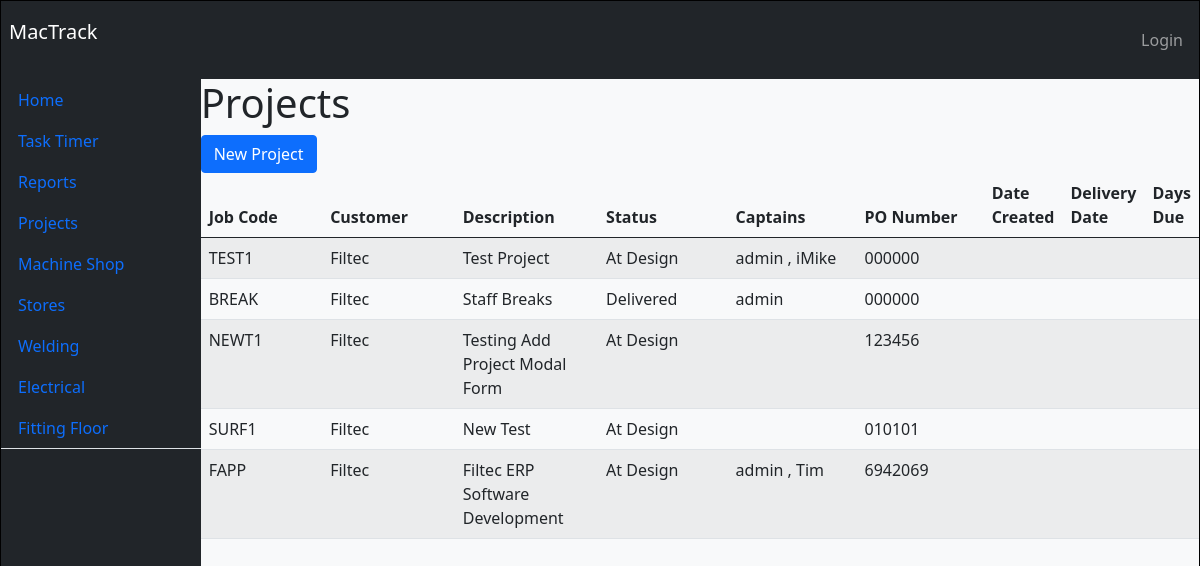
/projects/, run on the app's committed database.
### projects/models.py (models this page shows, shortened)
class Project(models.Model):
    PROJECT_STATUS = [
        ("Des", "At Design"),
        ("Prod", "In Production"),
        ("Hold", "On Hold"),
        ("Assy", "At Assembly"),
        ("Awt", "Awaiting Delivery"),
        ("Del", "Delivered"),
        ("Can", "Cancelled"),
    ]
    customer = models.ForeignKey(Customer, on_delete=models.RESTRICT)
    description = models.CharField(max_length=144)
    is_high_priority = models.BooleanField(default=False)
    is_active = models.BooleanField(default=True)
    job_code = models.CharField(max_length=8, primary_key=True, blank=False, null=False)
    status = models.CharField(max_length=4, default="Des", choices=PROJECT_STATUS, null=False, blank=False)
    created_by = models.ForeignKey(User, on_delete=models.RESTRICT)
    project_captains = models.ManyToManyField(User, related_name="projects")
    purchase_order_number = models.CharField(max_length=24)

class Customer(models.Model):
    name = models.CharField(max_length=40, blank=False, null=False)
    code = models.CharField(max_length=8, blank=False, null=False, unique=True)
    phone_number = models.CharField(max_length=13, blank=True, null=True)
    fax_number = models.CharField(max_length=13, blank=True, null=True)
    email = models.EmailField(blank=True, null=True)
    contact_person = models.CharField(max_length=40, blank=True, null=True)
    def __str__(self):
        return self.name

### projects/views.py (the view)
# urls.py: path("", views.projects_landing_page, name="Projects_Page"),
def projects_landing_page(request):
    projects = Project.objects.all()
    context = {
        "projects_form": ProjectForm,
        "projects": projects
    }
    return render(request, "projects/projectsPage.html", context)

### projects/templates/projects/projectsPage.html (shortened to what this page needs)
{% extends 'main/base.html' %}
{% block content %}
<h1>Projects</h1>
<span class="addProject">
    <button
        id="addProject"
        class="btn btn-m btn-primary"
        type="button"
        data-bs-toggle="modal"
        data-bs-target="#addProjectModal"
        hx-get="{% url 'Create_Project' %}"
        hx-target="#dialog"
        hx-swap="innerHtml"
        >
        New Project
    </button>
</span>
<div class="projectTable">
    {% include 'partials/projectsTable.html' %}
</div>
{% endblock content %}

### main/templates/main/base.html (shortened to what this page needs)
<!DOCTYPE html>
<html lang="en">
<head>
    <link href="https://cdn.jsdelivr.net/npm/bootstrap@5.0.2/dist/css/bootstrap.min.css" rel="stylesheet">
    <link href="https://cdnjs.cloudflare.com/ajax/libs/select2/4.0.13/css/select2.min.css" rel="stylesheet" />
</head>
<body id="body" style="border: 1px solid black;" class="container-fluid g-0 vh-100">
    <div class="nav">
        {% include "main/navbar.html" %}
    </div>
    <div class="container-fluid g-0 " >
        <div class="row container-fluid g-0 vh-100"  >
            <div class="col-2  bg-dark">
                <div class="sideMenu mh-100 g-0">
                    {% include 'main/sideMenu.html' %}
                </div>
            </div>
            <div id="content" class="col-10 bg-light" >
                {% block content %}
                {% endblock content %}
            </div>
        </div>
    </div>
</body>
</html>

### main/templates/main/navbar.html (shortened to what this page needs)
<nav class="navbar  container-fluid navbar-expand-lg navbar-dark bg-dark">
    <ul class="navbar-nav container-fluid d-flex justify-content p-2 ">
        <li class="nav-item  me-auto mb-3">
            <a class="navbar-brand" href="{% url 'Home' %}">MacTrack</a>
        </li>
        {% if request.user.username %}
        <li class="nav-item">
            <a class="nav-link" href="{% url 'User_Profile' request.user.username %}" tabindex="-1" aria-disabled="true">{{ request.user.username }}</a>
        </li>
        <li class="nav-item ">
            <a class="nav-link" href="{% url 'Logout' %}" tabindex="-1" aria-disabled="true">Logout</a>
        </li>
        {% else %}
        <li class="nav-item ms-auto">
            <a class="nav-link" href="{% url 'Login' %}" tabindex="-1" aria-disabled="true">Login</a>
        </li>
        {% endif %}
    </ul>
</nav>

### main/templates/main/sideMenu.html
        <ul class="nav nav-tabs flex-column flex-column navbar-dark">
            <li class="nav-item">
                <a class="nav-link " aria-current="page" href="#">Home</a>
            </li>
            <li class="nav-item">
                <a class="nav-link" href="{% url 'Task_Timer' %}">Task Timer</a>
            </li>
            <li class="nav-item">
                <a class="nav-link" href="{% url 'Task_Timer_Reports' %}">Reports</a>
            </li>
            <li class="nav-item">
                <a class="nav-link" href="{% url 'Projects_Page' %}">Projects</a>
            </li>
            <li class="nav-item">
                <a class="nav-link" href="#">Machine Shop</a>
            </li>
            <li class="nav-item">
                <a class="nav-link" href="#">Stores</a>
            </li>
            <li class="nav-item">
                <a class="nav-link" href="#">Welding</a>
            </li>
            <li class="nav-item">
                <a class="nav-link" href="#">Electrical</a>
            </li>
            <li class="nav-item">
                <a class="nav-link" href="#">Fitting Floor</a>
            </li>
        </ul>

### projects/templates/partials/projectsTable.html
<table class="table table-striped table-hover">
    <thead>
        <tr>
            <th>Job Code</th>
            <th>Customer</th>
            <th>Description</th>
            <th>Status</th>
            <th>Captains</th>
            <th>PO Number</th>
            <th>Date Created</th>
            <th>Delivery Date</th>
            <th>Days Due</th>
        </tr>
    </thead>
    <tbody>
        {% for project in projects %}
            {% include 'partials/projectRow.html' %}
        {% empty %}
        <tr>
            <td>
                There are no projects currently
            </td>
        </tr>
        {% endfor %}
    </tbody>
</table>

### projects/templates/partials/projectRow.html (shortened to what this page needs)
<tr id="project_{{ project.id }}">
    <td id="job_code_{{ project.id }}" class="col-2 project_job_code editable" scope="col ">
      {{ project.job_code }}
    </td>
    <td id="customer_{{ project.id }}" class="col-2 project_customer editable" scope="col ">
      {{ project.customer }}
    </td>
    <td id="description_{{ project.id }}" class="col-2 project_description editable" scope="col ">
      {{ project.description }}
    </td>
    <td id="status_{{ project.id }}" class="col-2 project_status editable" scope="col ">
      {{ project.get_status_display }}
    </td>
    <td id="captains_{{ project.id }}" class="col-2 project_captains editable" scope="col ">
        {% for captain in project.project_captains.all %}
            {% if not forloop.first %}, {% endif %}
            {{ captain.username }}
        {% endfor %}
    </td>
    <td id="purchase_order_number_{{ project.id }}" class="col-2 project_purchase_order_number editable" scope="col ">
      {{ project.purchase_order_number }}
    </td>
    <td id="date_created_{{ project.id }}" class="col-2 project_created_date" scope="col">
    </td>
    <td id="delivery_date_{{ project.id }}" class="col-2 project_delivery_date" scope="col">
    </td>
    <td id="days_due_{{ project.id }}" class="col-2 project_days_due" scope="col">
    </td>
</tr>

### data on the page
Project: job_code "TEST1", customer "Filtec", description "Test Project", status "At Design", purchase_order_number "000000"
Project: job_code "BREAK", customer "Filtec", description "Staff Breaks", status "Delivered", purchase_order_number "000000"
Project: job_code "NEWT1", customer "Filtec", description "Testing Add Project Modal Form", status "At Design", purchase_order_number "123456"
Project: job_code "SURF1", customer "Filtec", description "New Test", status "At Design", purchase_order_number "010101"
Project: job_code "FAPP", customer "Filtec", description "Filtec ERP Software Development", status "At Design", purchase_order_number "6942069"

### other printed values
{{ captain.username }} "admin"
{{ captain.username }} "iMike"
{{ captain.username }} "Tim"
